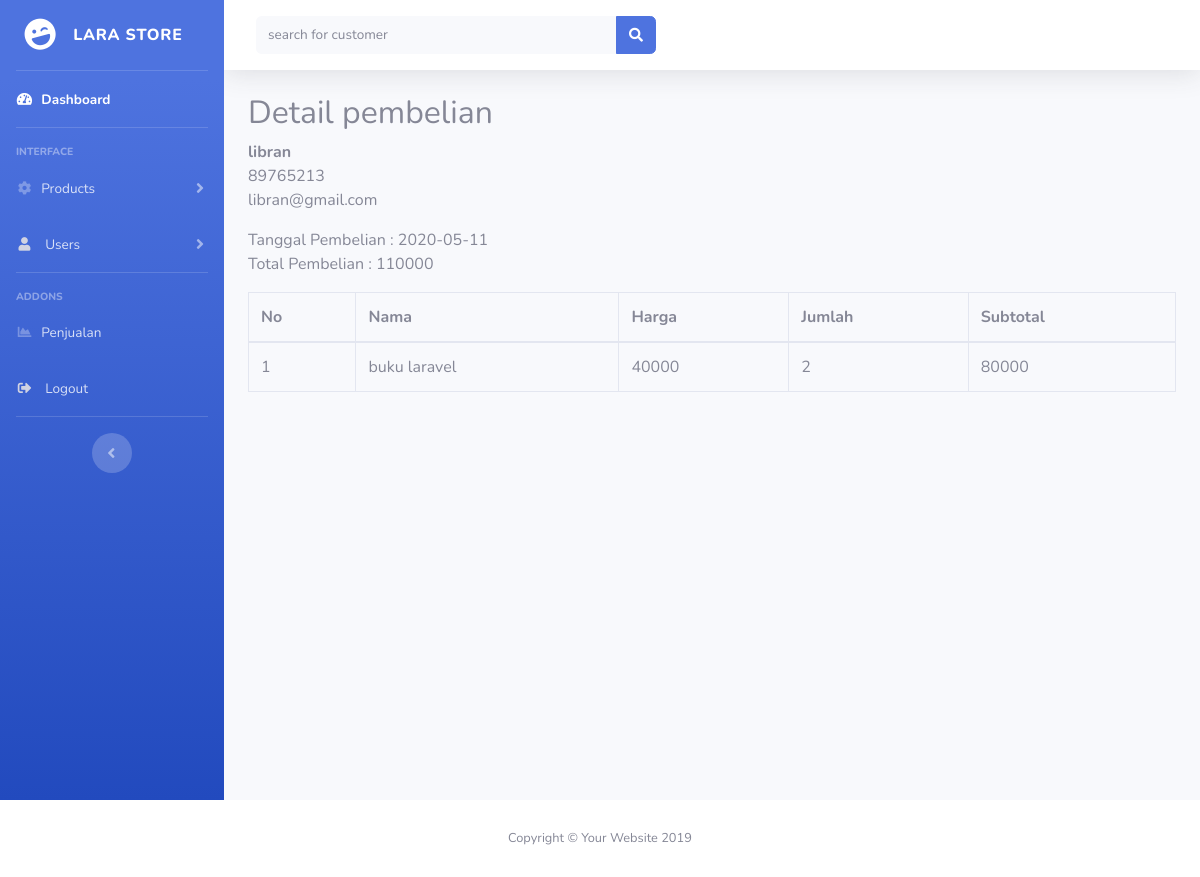
/Admin/index.php?halaman=detail&id=17 (signed in), run on the app's committed database.
### tables this page shows
CREATE TABLE `pembelian` (
  `id_pembelian` int(11) NOT NULL,
  `id_pelanggan` int(11) NOT NULL,
  `id_ongkir` int(11) NOT NULL,
  `tanggal_pembelian` date NOT NULL,
  `total_pembelian` int(11) NOT NULL,
  `nama_kota` varchar(90) NOT NULL,
  `tarif` int(11) NOT NULL,
  `alamat_pengiriman` varchar(80) NOT NULL,
  `status_pembelian` varchar(100) NOT NULL DEFAULT 'pending'
);

CREATE TABLE `pelanggan` (
  `id_pelanggan` int(11) NOT NULL,
  `nama_pelanggan` varchar(80) NOT NULL,
  `email_pelanggan` varchar(80) NOT NULL,
  `password_pelanggan` varchar(80) NOT NULL,
  `telepon_pelanggan` int(11) NOT NULL,
  `alamat` text NOT NULL
);

CREATE TABLE `pembelian_produk` (
  `id_pembelian_produk` int(11) NOT NULL,
  `id_pembelian` int(11) NOT NULL,
  `id_produk` int(11) NOT NULL,
  `jumlah` int(11) NOT NULL,
  `nama_produk` varchar(80) NOT NULL,
  `harga_produk` int(11) NOT NULL,
  `berat_produk` int(11) NOT NULL,
  `sub_berat` int(11) NOT NULL,
  `sub_harga` int(11) NOT NULL
);

CREATE TABLE `produk` (
  `id_produk` int(11) NOT NULL,
  `nama_produk` varchar(80) NOT NULL,
  `harga_produk` int(11) NOT NULL,
  `berat_produk` int(11) NOT NULL,
  `stock_produk` int(11) NOT NULL,
  `foto_produk` varchar(80) NOT NULL,
  `deskripsi_produk` text NOT NULL
);

### Admin/detail.php (the view)
<h2>Detail pembelian</h2>
<?php
require_once "index.php";
$ambil = $koneksi-> query("SELECT * FROM pembelian JOIN pelanggan
ON pembelian.id_pelanggan = pelanggan.id_pelanggan
WHERE pembelian.id_pembelian = '$_GET[id]'");
 $detail = $ambil-> fetch_assoc();?>
<strong><?php echo $detail ['nama_pelanggan'];?></strong>
<p>
 <?php echo $detail ['telepon_pelanggan'];?> <br>
 <?php echo $detail ['email_pelanggan']; ?>
</p>
<p>
Tanggal Pembelian  :
 <?php echo $detail ['tanggal_pembelian'];?> <br>
 Total Pembelian :
 <?php echo $detail ['total_pembelian']; ?>
</p>
<table class="table table-bordered">
    <thead>
        <tr>
            <th>No</th>
            <th>Nama</th>
            <th>Harga</th>
            <th>Jumlah</th>
            <th>Subtotal</th>
        </tr>
    </thead>
    <tbody>
    <?php $nomor=1; ?>
    <?php $ambil = $koneksi -> query ("SELECT * FROM pembelian_produk JOIN produk ON
        pembelian_produk.id_produk=produk.id_produk
        WHERE pembelian_produk.id_pembelian = '$_GET[id]'");?>
        <?php while($pecah=$ambil -> fetch_assoc()){ ?>
        <tr>
        <td><?php echo $nomor ?></td>
            <td><?php echo $pecah['nama_produk']; ?></td>
            <td><?php echo $pecah['harga_produk']; ?></td>
            <td><?php echo $pecah['jumlah']; ?></td>
            <td>
            <?php echo $pecah ['harga_produk' ]* $pecah ['jumlah'];?>
            </td>
        </tr>
        <?php $nomor++ ?>
        <?php } ?>
    </tbody>
</table>

### data on the page
pembelian: id_pelanggan.nama_pelanggan "libran", id_pelanggan.telepon_pelanggan "89765213", id_pelanggan.email_pelanggan "libran@gmail.com", tanggal_pembelian "2020-05-11", total_pembelian "110000"
pembelian_produk: id_produk.nama_produk "buku laravel", id_produk.harga_produk "40000", jumlah "2", $pecah ['harga_produk' ]* $pecah ['jumlah'] "80000"
